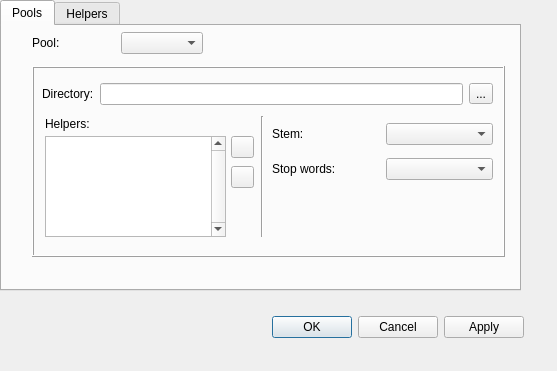
<?xml version="1.0" encoding="UTF-8"?>
<ui version="4.0">
 <class>Preferences</class>
 <widget class="QDialog" name="Preferences">
  <property name="geometry">
   <rect>
    <x>0</x>
    <y>0</y>
    <width>557</width>
    <height>371</height>
   </rect>
  </property>
  <property name="windowTitle">
   <string>Preferences</string>
  </property>
  <widget class="QDialogButtonBox" name="buttonBox">
   <property name="geometry">
    <rect>
     <x>260</x>
     <y>310</y>
     <width>264</width>
     <height>34</height>
    </rect>
   </property>
   <property name="sizePolicy">
    <sizepolicy hsizetype="Minimum" vsizetype="Fixed">
     <horstretch>0</horstretch>
     <verstretch>0</verstretch>
    </sizepolicy>
   </property>
   <property name="standardButtons">
    <set>QDialogButtonBox::Apply|QDialogButtonBox::Cancel|QDialogButtonBox::Ok</set>
   </property>
  </widget>
  <widget class="QTabWidget" name="tabWidget">
   <property name="geometry">
    <rect>
     <x>0</x>
     <y>0</y>
     <width>521</width>
     <height>291</height>
    </rect>
   </property>
   <property name="currentIndex">
    <number>0</number>
   </property>
   <widget class="QWidget" name="tab">
    <attribute name="title">
     <string>Pools</string>
    </attribute>
    <widget class="QFrame" name="frame">
     <property name="geometry">
      <rect>
       <x>30</x>
       <y>40</y>
       <width>473</width>
       <height>191</height>
      </rect>
     </property>
     <property name="sizePolicy">
      <sizepolicy hsizetype="MinimumExpanding" vsizetype="Expanding">
       <horstretch>0</horstretch>
       <verstretch>0</verstretch>
      </sizepolicy>
     </property>
     <property name="frameShape">
      <enum>QFrame::Box</enum>
     </property>
     <property name="frameShadow">
      <enum>QFrame::Raised</enum>
     </property>
     <widget class="QWidget" name="layoutWidget0">
      <property name="geometry">
       <rect>
        <x>10</x>
        <y>10</y>
        <width>451</width>
        <height>36</height>
       </rect>
      </property>
      <layout class="QHBoxLayout" name="horizontalLayout">
       <item>
        <widget class="QLabel" name="label">
         <property name="text">
          <string>Directory:</string>
         </property>
        </widget>
       </item>
       <item>
        <widget class="QLineEdit" name="poolDirName">
         <property name="readOnly">
          <bool>true</bool>
         </property>
        </widget>
       </item>
       <item>
        <widget class="QToolButton" name="poolDirButton">
         <property name="text">
          <string>...</string>
         </property>
        </widget>
       </item>
      </layout>
     </widget>
     <widget class="Line" name="line">
      <property name="geometry">
       <rect>
        <x>220</x>
        <y>50</y>
        <width>21</width>
        <height>121</height>
       </rect>
      </property>
      <property name="orientation">
       <enum>Qt::Vertical</enum>
      </property>
     </widget>
     <widget class="QWidget" name="layoutWidget">
      <property name="geometry">
       <rect>
        <x>240</x>
        <y>50</y>
        <width>221</width>
        <height>72</height>
       </rect>
      </property>
      <layout class="QGridLayout" name="gridLayout_2">
       <item row="0" column="0">
        <widget class="QLabel" name="label_2">
         <property name="text">
          <string>Stem:</string>
         </property>
        </widget>
       </item>
       <item row="0" column="1">
        <widget class="QComboBox" name="stemCBox"/>
       </item>
       <item row="1" column="0">
        <widget class="QLabel" name="label_4">
         <property name="text">
          <string>Stop words:</string>
         </property>
        </widget>
       </item>
       <item row="1" column="1">
        <widget class="QComboBox" name="stopwordsCBox"/>
       </item>
      </layout>
     </widget>
     <widget class="QListWidget" name="helpersList">
      <property name="geometry">
       <rect>
        <x>13</x>
        <y>70</y>
        <width>181</width>
        <height>101</height>
       </rect>
      </property>
      <property name="autoFillBackground">
       <bool>false</bool>
      </property>
      <property name="verticalScrollBarPolicy">
       <enum>Qt::ScrollBarAlwaysOn</enum>
      </property>
      <property name="horizontalScrollBarPolicy">
       <enum>Qt::ScrollBarAlwaysOff</enum>
      </property>
      <property name="alternatingRowColors">
       <bool>true</bool>
      </property>
      <property name="selectionRectVisible">
       <bool>true</bool>
      </property>
      <property name="currentRow">
       <number>-1</number>
      </property>
     </widget>
     <widget class="QToolButton" name="removeHelper">
      <property name="geometry">
       <rect>
        <x>199</x>
        <y>100</y>
        <width>23</width>
        <height>22</height>
       </rect>
      </property>
      <property name="text">
       <string/>
      </property>
      <property name="icon">
       <iconset resource="resources.qrc">
        <normaloff>:/icon/list-remove.svgz</normaloff>:/icon/list-remove.svgz</iconset>
      </property>
     </widget>
     <widget class="QLabel" name="label_3">
      <property name="geometry">
       <rect>
        <x>13</x>
        <y>50</y>
        <width>46</width>
        <height>16</height>
       </rect>
      </property>
      <property name="sizePolicy">
       <sizepolicy hsizetype="Preferred" vsizetype="Fixed">
        <horstretch>0</horstretch>
        <verstretch>0</verstretch>
       </sizepolicy>
      </property>
      <property name="text">
       <string>Helpers:</string>
      </property>
     </widget>
     <widget class="QToolButton" name="addHelper">
      <property name="geometry">
       <rect>
        <x>199</x>
        <y>70</y>
        <width>23</width>
        <height>22</height>
       </rect>
      </property>
      <property name="text">
       <string/>
      </property>
      <property name="icon">
       <iconset resource="resources.qrc">
        <normaloff>:/icon/list-add.svgz</normaloff>:/icon/list-add.svgz</iconset>
      </property>
     </widget>
    </widget>
    <widget class="QWidget" name="layoutWidget">
     <property name="geometry">
      <rect>
       <x>30</x>
       <y>0</y>
       <width>171</width>
       <height>34</height>
      </rect>
     </property>
     <layout class="QHBoxLayout" name="horizontalLayout_2">
      <item>
       <widget class="QLabel" name="label_5">
        <property name="text">
         <string>Pool: </string>
        </property>
       </widget>
      </item>
      <item>
       <widget class="QComboBox" name="poolCBox">
        <property name="sizePolicy">
         <sizepolicy hsizetype="Minimum" vsizetype="Fixed">
          <horstretch>0</horstretch>
          <verstretch>0</verstretch>
         </sizepolicy>
        </property>
       </widget>
      </item>
     </layout>
    </widget>
   </widget>
   <widget class="QWidget" name="tab_2">
    <attribute name="title">
     <string>Helpers</string>
    </attribute>
    <widget class="QListWidget" name="allHelpersList">
     <property name="geometry">
      <rect>
       <x>1</x>
       <y>30</y>
       <width>99</width>
       <height>151</height>
      </rect>
     </property>
     <property name="verticalScrollBarPolicy">
      <enum>Qt::ScrollBarAlwaysOn</enum>
     </property>
     <property name="horizontalScrollBarPolicy">
      <enum>Qt::ScrollBarAlwaysOff</enum>
     </property>
     <property name="alternatingRowColors">
      <bool>true</bool>
     </property>
     <property name="sortingEnabled">
      <bool>true</bool>
     </property>
    </widget>
    <widget class="QToolButton" name="newHelper">
     <property name="geometry">
      <rect>
       <x>105</x>
       <y>30</y>
       <width>25</width>
       <height>20</height>
      </rect>
     </property>
     <property name="text">
      <string/>
     </property>
     <property name="icon">
      <iconset resource="resources.qrc">
       <normaloff>:/icon/list-add.svgz</normaloff>:/icon/list-add.svgz</iconset>
     </property>
    </widget>
    <widget class="QLineEdit" name="helperFileExt">
     <property name="geometry">
      <rect>
       <x>270</x>
       <y>90</y>
       <width>231</width>
       <height>22</height>
      </rect>
     </property>
    </widget>
    <widget class="QLineEdit" name="helperCmdLine">
     <property name="geometry">
      <rect>
       <x>270</x>
       <y>60</y>
       <width>231</width>
       <height>22</height>
      </rect>
     </property>
    </widget>
    <widget class="QLabel" name="label_6">
     <property name="geometry">
      <rect>
       <x>152</x>
       <y>90</y>
       <width>107</width>
       <height>16</height>
      </rect>
     </property>
     <property name="text">
      <string>File's Extension(s): </string>
     </property>
    </widget>
    <widget class="Line" name="line_2">
     <property name="geometry">
      <rect>
       <x>130</x>
       <y>30</y>
       <width>16</width>
       <height>151</height>
      </rect>
     </property>
     <property name="orientation">
      <enum>Qt::Vertical</enum>
     </property>
    </widget>
    <widget class="QLabel" name="label_7">
     <property name="geometry">
      <rect>
       <x>152</x>
       <y>30</y>
       <width>89</width>
       <height>16</height>
      </rect>
     </property>
     <property name="text">
      <string>Helper's Name: </string>
     </property>
    </widget>
    <widget class="QLabel" name="label_8">
     <property name="geometry">
      <rect>
       <x>152</x>
       <y>60</y>
       <width>91</width>
       <height>16</height>
      </rect>
     </property>
     <property name="text">
      <string>Command Line: </string>
     </property>
    </widget>
    <widget class="QToolButton" name="deleteHelper">
     <property name="geometry">
      <rect>
       <x>105</x>
       <y>60</y>
       <width>25</width>
       <height>20</height>
      </rect>
     </property>
     <property name="text">
      <string/>
     </property>
     <property name="icon">
      <iconset resource="resources.qrc">
       <normaloff>:/icon/list-remove.svgz</normaloff>:/icon/list-remove.svgz</iconset>
     </property>
    </widget>
    <widget class="QSpinBox" name="helperGranularity">
     <property name="geometry">
      <rect>
       <x>270</x>
       <y>120</y>
       <width>43</width>
       <height>21</height>
      </rect>
     </property>
    </widget>
    <widget class="QLabel" name="label_9">
     <property name="geometry">
      <rect>
       <x>1</x>
       <y>11</y>
       <width>71</width>
       <height>16</height>
      </rect>
     </property>
     <property name="sizePolicy">
      <sizepolicy hsizetype="Preferred" vsizetype="Fixed">
       <horstretch>0</horstretch>
       <verstretch>0</verstretch>
      </sizepolicy>
     </property>
     <property name="text">
      <string>Helpers list:</string>
     </property>
    </widget>
    <widget class="QLabel" name="label_10">
     <property name="geometry">
      <rect>
       <x>152</x>
       <y>120</y>
       <width>70</width>
       <height>16</height>
      </rect>
     </property>
     <property name="text">
      <string>Granularity: </string>
     </property>
    </widget>
    <widget class="QLineEdit" name="helperName">
     <property name="geometry">
      <rect>
       <x>270</x>
       <y>30</y>
       <width>231</width>
       <height>22</height>
      </rect>
     </property>
    </widget>
    <widget class="QPushButton" name="helperDefaults">
     <property name="geometry">
      <rect>
       <x>0</x>
       <y>180</y>
       <width>101</width>
       <height>34</height>
      </rect>
     </property>
     <property name="text">
      <string>Defaults</string>
     </property>
    </widget>
   </widget>
  </widget>
 </widget>
 <resources>
  <include location="resources.qrc"/>
 </resources>
 <connections/>
</ui>
